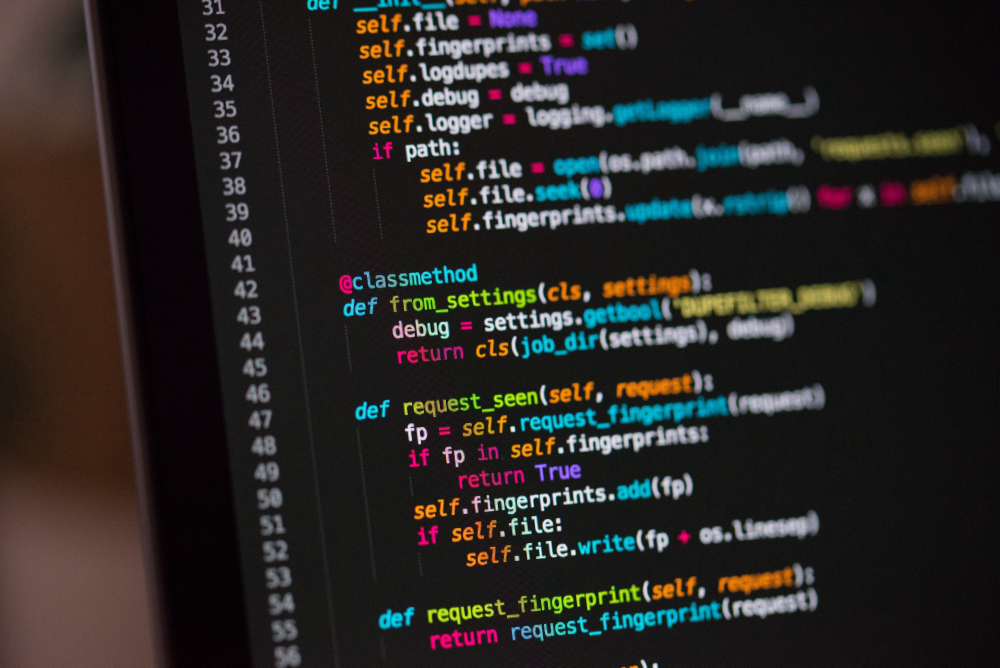
#> input picture code.jpeg, 4000 x 2670 px, found by its file name (shown at 1/4 size)
$ python selectRegion.py   (older library calls are emulated)
#> lines starting #> are read from the running program, lines starting #| are printed output that depends on the picture; after the words box and inside, x2 and y2 are one past the last pixel; in counts of white or black regions, pixels touching at a corner belong together
#> further down, img is the input picture: shape (2670, 4000, 3); mean B, G, R 35.9, 38.2, 40.8
# import library
import  cv2
import numpy as np
import matplotlib.pyplot as plt

# global function
#---------------RESIZE IMAGE FUNCTION
def resizeImage(img,percent):
#> called with percent = 20
    width_resize =int (img.shape[1]*percent/100)
#> width_resize = 800
    height_resize =int(img.shape[0]*percent/100)
#> height_resize = 534
    dim= (height_resize,width_resize)
#> dim = (534, 800)
    imgResize =cv2.resize(img,dim ,cv2.INTER_AREA)
    return imgResize

#---------------SELECT BIGEST REGION
def selectBigestRegion(mask):
    mask = mask.astype('uint8')
    nb_components, output, stats, centroids = cv2.connectedComponentsWithStats(mask, connectivity=4)
    sizes = stats[:, -1]
    max_label = 1
    max_size = sizes[1]
    for i in range(2, nb_components):
        if sizes[i] > max_size:
            max_label = i
            max_size = sizes[i]

    img2 = np.zeros(output.shape)
    img2[output == max_label] = 255
    return img2
#---------------SELECT REGION BASE ON AREA
def selectRegion(mask,option,minValue,maxValue) :
    if  option== "area":
        mask = mask.astype('uint8')
        nb_components, output, stats, centroids = cv2.connectedComponentsWithStats(mask, connectivity=4)
        sizes = stats[:, -1]
        thisList=[]
        for i in range(2, nb_components):
                if sizes[i] > minValue and sizes[i] < maxValue:
                    thisList.append(i)

        img2 = np.zeros(output.shape)
        img =np.zeros(output.shape)
        for i in range(0,len(thisList)-1):
            img2[output == thisList[i]] = 255

        #cv2.imshow("Select Area Region :"+  str(minValue)+"=>"+str(maxValue), img2)
    elif option=="width":
        mask = mask.astype('uint8')
        nb_components, output, stats, centroids = cv2.connectedComponentsWithStats(mask, connectivity=4)
        sizes = stats[:, 2]
        thisList=[]
        for i in range(2, nb_components):
                if sizes[i] > minValue and sizes[i] < maxValue:
                    thisList.append(i)

        img2 = np.zeros(output.shape)
        img =np.zeros(output.shape)
        for i in range(0,len(thisList)-1):
            img2[output == thisList[i]] = 255

        #cv2.imshow("Select Area Region :"+  str(minValue)+"=>"+str(maxValue), img2)
    elif option=="height":
        mask = mask.astype('uint8')
        nb_components, output, stats, centroids = cv2.connectedComponentsWithStats(mask, connectivity=4)
        sizes = stats[:, 3]
        thisList=[]
        for i in range(2, nb_components):
                if sizes[i] > minValue and sizes[i] < maxValue:
                    thisList.append(i)

        img2 = np.zeros(output.shape)
        img =np.zeros(output.shape)
        for i in range(0,len(thisList)-1):
            img2[output == thisList[i]] = 255

        #cv2.imshow("Select Area Region :"+  str(minValue)+"=>"+str(maxValue), img2)

    return img2


# --------------------------------------MAIN--------------------------------------
img =cv2.imread('C:/Users/manmu/Downloads/git_train/Python_OpenCV_ImageProcessing/code.jpeg')
imgResize =resizeImage(img,20)
# Gray
imgGray =cv2.cvtColor(imgResize,cv2.COLOR_RGB2GRAY)
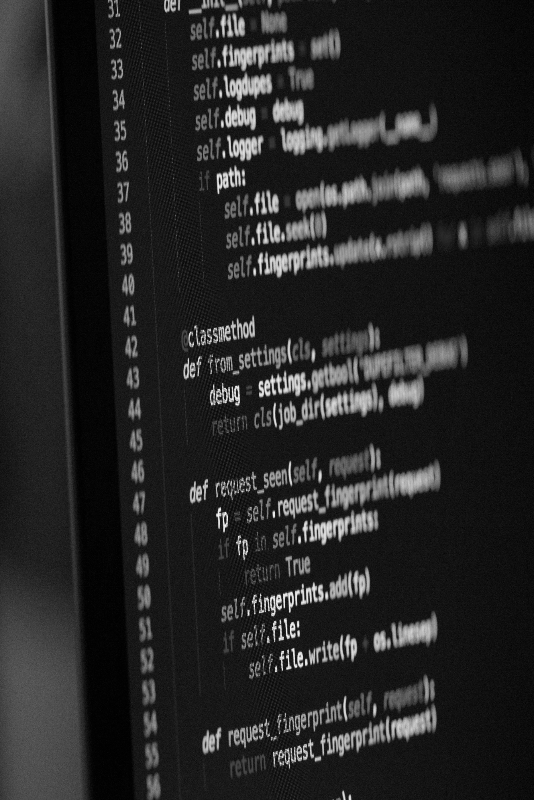
#> imgGray: shape (800, 534); min 0, max 245, mean 37.8
ret,imgThreshold= cv2.threshold(imgGray,200,255,cv2.THRESH_BINARY)
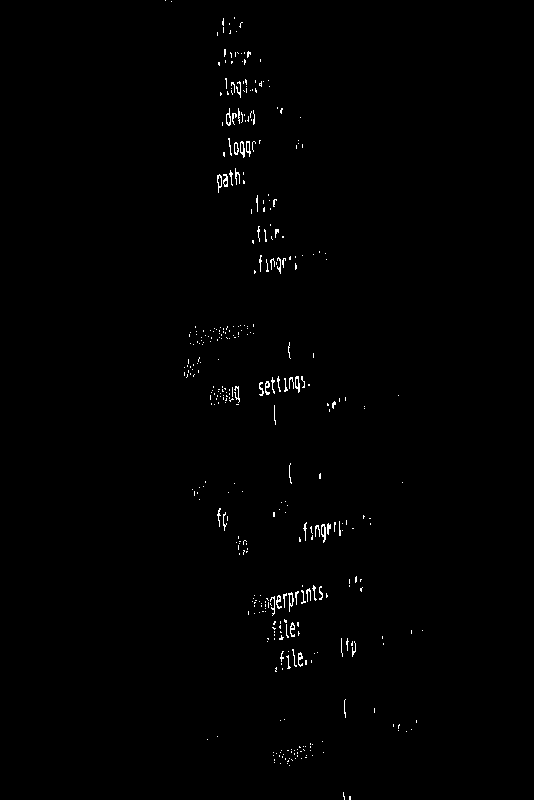
#> imgThreshold: shape (800, 534); 0.66% white in thin lines or dots, all inside (x1, y1, x2, y2) = (165, 0, 423, 800)
kernel=np.ones((10,10),np.uint8)
imgThreshold =cv2.morphologyEx(imgThreshold,cv2.MORPH_CLOSE ,kernel)
#> imgThreshold: shape (800, 534); 2.2% white; 71 white regions (40 under 20 px), largest, box (x1, y1, x2, y2) and area: (249, 586, 329, 643) 1563, (190, 325, 255, 346) 765, (260, 377, 311, 397) 624
kernel=np.ones((5,5),np.uint8)
imgThreshold =cv2.morphologyEx(imgThreshold,cv2.MORPH_OPEN ,kernel)
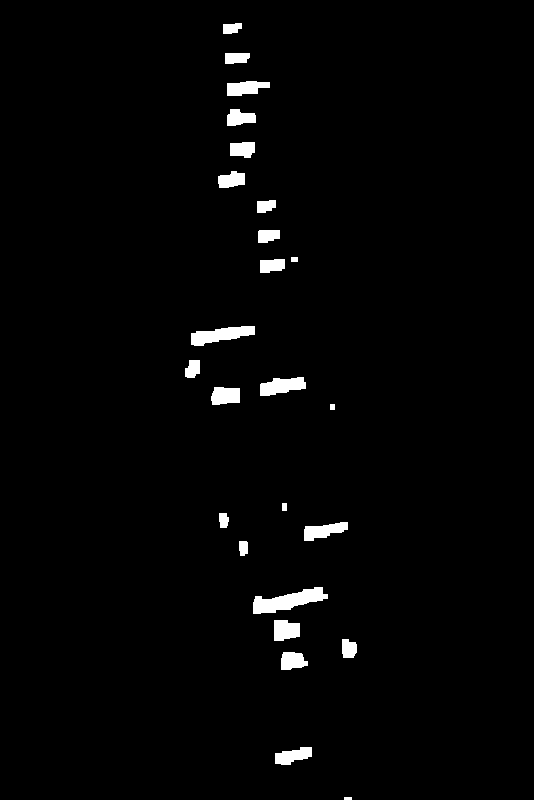
#> imgThreshold: shape (800, 534); 1.9% white; 25 white regions, largest, box (x1, y1, x2, y2) and area: (253, 587, 328, 614) 1040, (191, 326, 255, 346) 757, (260, 377, 306, 396) 603
#
connectivity=4
output = cv2.connectedComponentsWithStats(imgThreshold, connectivity, cv2.CV_32S)
minArea =200
maxArea=10000
for i in range(output[0]):
            if output[2][i][4] >= minArea and output[2][i][4] <= maxArea:
                cv2.rectangle(imgResize, (output[2][i][0], output[2][i][1]), (
                    output[2][i][0] + output[2][i][2], output[2][i][1] + output[2][i][3]), (0, 255, 0), 2)
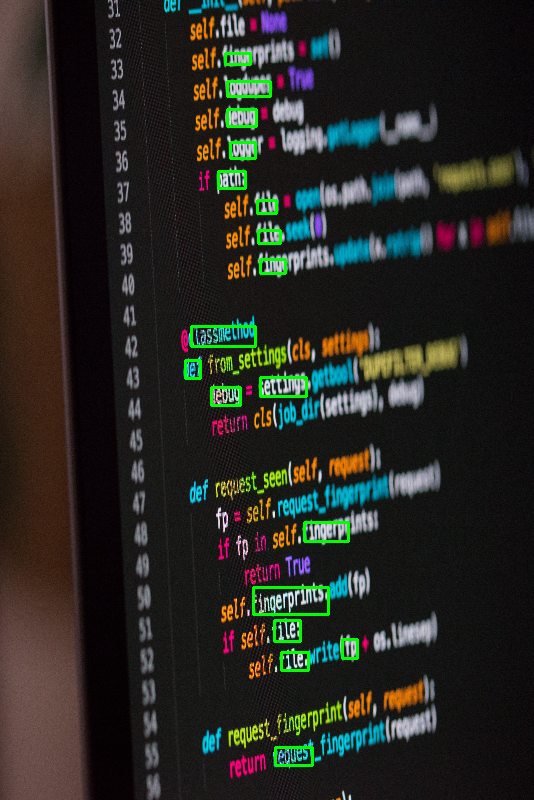
#> imgResize: shape (800, 534, 3); mean B, G, R 34.6, 40.2, 39.7


#selectBigestRegion(imgThreshold)
option_shape=["area","width","height"]
method=option_shape[0]
regionSelected=selectRegion(imgThreshold,method,300,400)
#> in selectRegion, `nb_components, output, stats, centroids = cv2.connectedComponentsWithS..`:
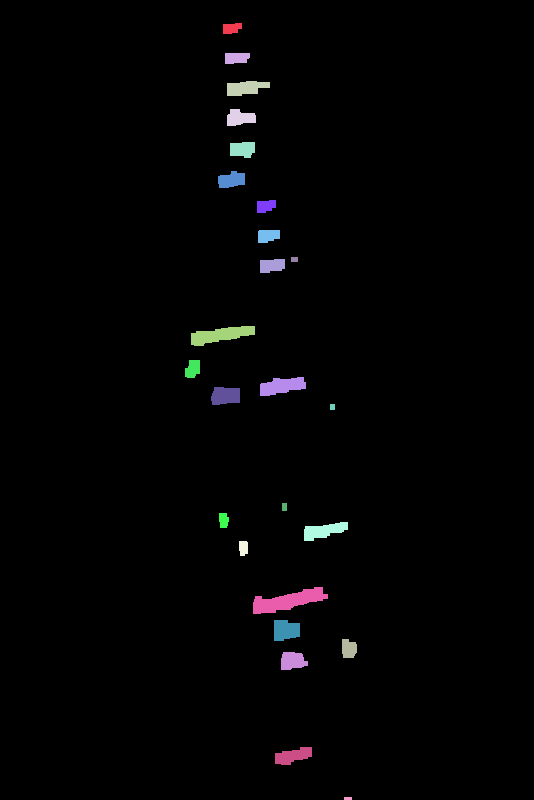
#> output: shape (800, 534) int32; 26 distinct labels, from 0 to 25; one colour per label, 0 black
#> in selectRegion, `nb_components, output, stats, centroids = cv2.connectedComponentsWithS..`: nb_components = 26; stats = 26 rows, first 6: [0, 0, 534, 800, 419010], [223, 23, 19, 11, 171], [225, 53, 25, 11, 246], [227, 81, 43, 15, 472], [227, 109, 29, 17, 364], [230, 142, 25, 16, 342]; centroids = 26 pairs, first value 192.4 to 348.4, second value 27.82 to 798
#> in selectRegion, `sizes = stats[:, -1]`: sizes = 26 values, max 419010 at index 0, min 24 at index 25, mean 16430.8
#> after the loop in selectRegion, `for i in range(2, nb_components):`: thisList = [4, 5, 6, 23]
#> the loop in selectRegion, `for i in range(0,len(thisList)-1):` made 3 passes
#> after the loop in selectRegion, `for i in range(0,len(thisList)-1):`:
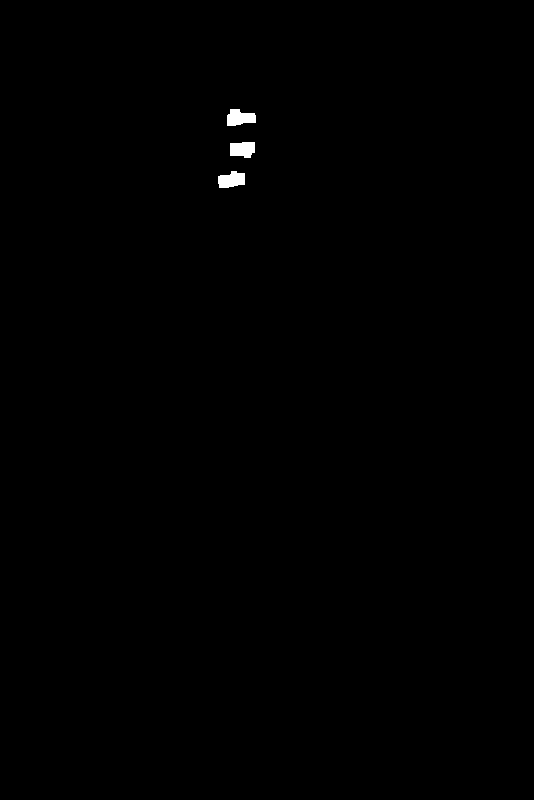
#> img2: shape (800, 534) float64; 0.25% white; 3 white regions, box (x1, y1, x2, y2) and area: (227, 109, 256, 126) 364, (218, 171, 245, 188) 352, (230, 142, 255, 158) 342
regionBigest =selectBigestRegion(imgThreshold)
#> in selectBigestRegion, `nb_components, output, stats, centroids = cv2.connectedComponentsWithS..`: nb_components = 26
#> in selectBigestRegion, `max_size = sizes[1]`: max_size = 171
#> the loop in selectBigestRegion, `for i in range(2, nb_components):` made 24 passes
#> max_size on passes 1, 2, 10, 19: 246, 472, 757, 1040
#> after the loop in selectBigestRegion, `for i in range(2, nb_components):`: max_label = 20; max_size = 1040
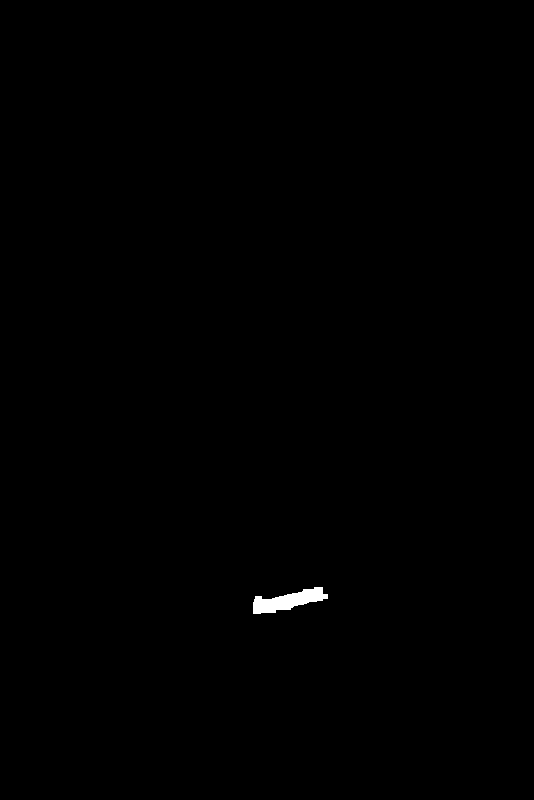
#> regionBigest: shape (800, 534) float64; 0.24% white; 1 white region, box (x1, y1, x2, y2) and area: (253, 587, 328, 614) 1040

#--------------- IMSHOW RESULT

#cv2.imshow('Threshold',imgThreshold)
#cv2.imshow('Region selected '+str( option_shape[2]),regionSelected)
cv2.waitKey(0)
fig, axit =plt.subplots(1,3)
axit[0].imshow(imgThreshold,cmap='gray')
axit[0].set_title('image Threshold')

axit[1].imshow(regionSelected,cmap='gray')
axit[1].set_title("region Selected "+str(method))

axit[2].imshow(regionBigest,cmap='gray')
axit[2].set_title("region Biggest")


fig.tight_layout()
plt.show()
